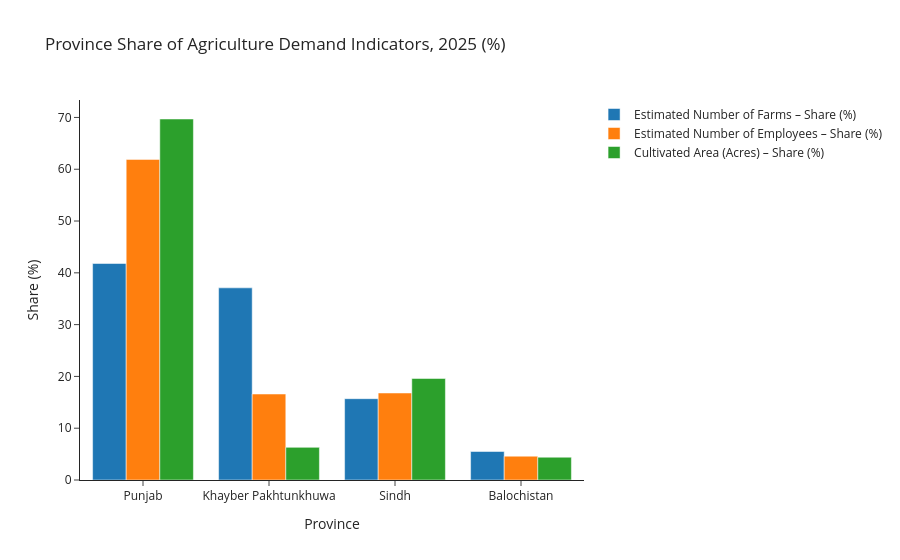

The cell this chart's notebook holds for it:
### Markdown cell above
### Q3. Where is demand concentrated?

### Code cell
# Q3. Where demand is: province share of farms, workers and cultivated area
latest_prov = final_df[final_df["Year"] == latest_year]

fig = px.bar(
    latest_prov,
    x="Province",
    y=[
        "Estimated Number of Farms – Share (%)",
        "Estimated Number of Employees – Share (%)",
        "Cultivated Area (Acres) – Share (%)",
    ],
    barmode="group",
    title=f"Province Share of Agriculture Demand Indicators, {latest_year} (%)",
    labels={"value": "Share (%)", "variable": ""}
)
fig.show()

### Figure 1 — Plotly figure (JSON) as saved in the notebook; plotly's stock layout.template omitted (floating-point values rounded to 4 significant figures)
{"data": [{"alignmentgroup": "True", "hovertemplate": "=Estimated Number of Farms – Share (%)<br>Province=%{x}<br>Share (%)=%{y}<extra></extra>", "legendgroup": "Estimated Number of Farms – Share (%)", "marker": {"color": "#1F77B4", "pattern": {"shape": ""}}, "name": "Estimated Number of Farms – Share (%)", "offsetgroup": "Estimated Number of Farms – Share (%)", "orientation": "v", "showlegend": true, "textposition": "auto", "type": "bar", "x": ["Punjab", "Khayber Pakhtunkhuwa", "Sindh", "Balochistan"], "xaxis": "x", "y": [41.8, 37.1, 15.7, 5.5], "yaxis": "y"}, {"alignmentgroup": "True", "hovertemplate": "=Estimated Number of Employees – Share (%)<br>Province=%{x}<br>Share (%)=%{y}<extra></extra>", "legendgroup": "Estimated Number of Employees – Share (%)", "marker": {"color": "#FF7F0E", "pattern": {"shape": ""}}, "name": "Estimated Number of Employees – Share (%)", "offsetgroup": "Estimated Number of Employees – Share (%)", "orientation": "v", "showlegend": true, "textposition": "auto", "type": "bar", "x": ["Punjab", "Khayber Pakhtunkhuwa", "Sindh", "Balochistan"], "xaxis": "x", "y": [61.9, 16.6, 16.8, 4.6], "yaxis": "y"}, {"alignmentgroup": "True", "hovertemplate": "=Cultivated Area (Acres) – Share (%)<br>Province=%{x}<br>Share (%)=%{y}<extra></extra>", "legendgroup": "Cultivated Area (Acres) – Share (%)", "marker": {"color": "#2CA02C", "pattern": {"shape": ""}}, "name": "Cultivated Area (Acres) – Share (%)", "offsetgroup": "Cultivated Area (Acres) – Share (%)", "orientation": "v", "showlegend": true, "textposition": "auto", "type": "bar", "x": ["Punjab", "Khayber Pakhtunkhuwa", "Sindh", "Balochistan"], "xaxis": "x", "y": [69.7, 6.3, 19.6, 4.4], "yaxis": "y"}], "layout": {"barmode": "group", "legend": {"title": {"text": ""}, "tracegroupgap": 0}, "title": {"text": "Province Share of Agriculture Demand Indicators, 2025 (%)"}, "xaxis": {"anchor": "y", "domain": [0, 1], "title": {"text": "Province"}}, "yaxis": {"anchor": "x", "domain": [0, 1], "title": {"text": "Share (%)"}}}}
